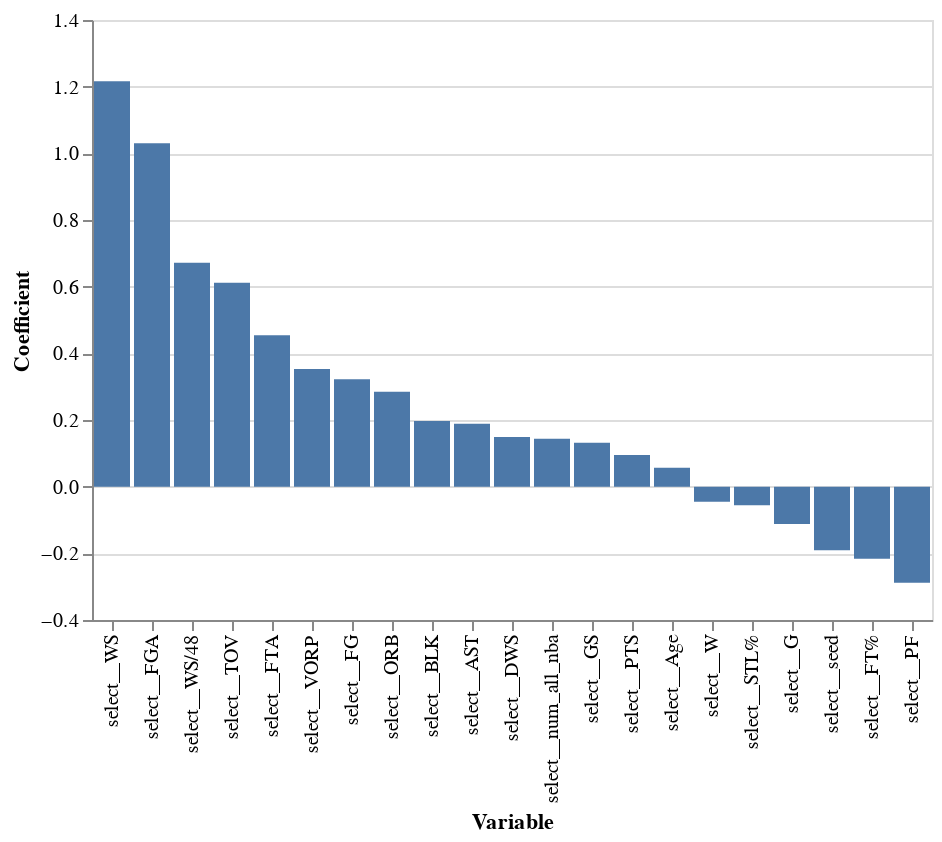

Source (notebook cell):
### Markdown cell above
We see from our coefficient plot that WS and FGA seem to have the highest impact on the log-odds of winning All-NBA, while PF (personal fouls) has the biggest negative impact. We also see FT% as a negative covariate which bears further study, but for the purposes of this project (prediction), we do not necessarily care about how the model is weighing each of the features

### Code cell
#Now we will make a bar chart of these coefficients
alt.Chart(coef_df_nz).mark_bar().encode(
    y=alt.Y('coef',title='Coefficient'),
    x=alt.X('var',title='Variable', sort = '-y'))

### Figure 1 — Vega-Lite specification as saved in the notebook (floating-point values rounded to 4 significant figures)
{"config": {"view": {"continuousWidth": 400, "continuousHeight": 300}}, "data": {"name": "data-bc0ff0b4a1ecac9aa2350fbf0940f141"}, "mark": "bar", "encoding": {"x": {"field": "var", "sort": "-y", "title": "Variable", "type": "nominal"}, "y": {"field": "coef", "title": "Coefficient", "type": "quantitative"}}, "$schema": "https://vega.github.io/schema/vega-lite/v4.17.0.json", "datasets": {"data-bc0ff0b4a1ecac9aa2350fbf0940f141": [{"coef": 0.05656, "var": "select__Age"}, {"coef": -0.1122, "var": "select__G"}, {"coef": 0.1316, "var": "select__GS"}, {"coef": 0.3219, "var": "select__FG"}, {"coef": 1.03, "var": "select__FGA"}, {"coef": 0.4546, "var": "select__FTA"}, {"coef": -0.2163, "var": "select__FT%"}, {"coef": 0.285, "var": "select__ORB"}, {"coef": 0.1887, "var": "select__AST"}, {"coef": 0.1973, "var": "select__BLK"}, {"coef": 0.6114, "var": "select__TOV"}, {"coef": -0.2885, "var": "select__PF"}, {"coef": 0.09507, "var": "select__PTS"}, {"coef": -0.05544, "var": "select__STL%"}, {"coef": 0.1493, "var": "select__DWS"}, {"coef": 1.216, "var": "select__WS"}, {"coef": 0.6715, "var": "select__WS/48"}, {"coef": 0.353, "var": "select__VORP"}, {"coef": -0.04494, "var": "select__W"}, {"coef": 0.1436, "var": "select__num_all_nba"}, {"coef": -0.1904, "var": "select__seed"}]}}
